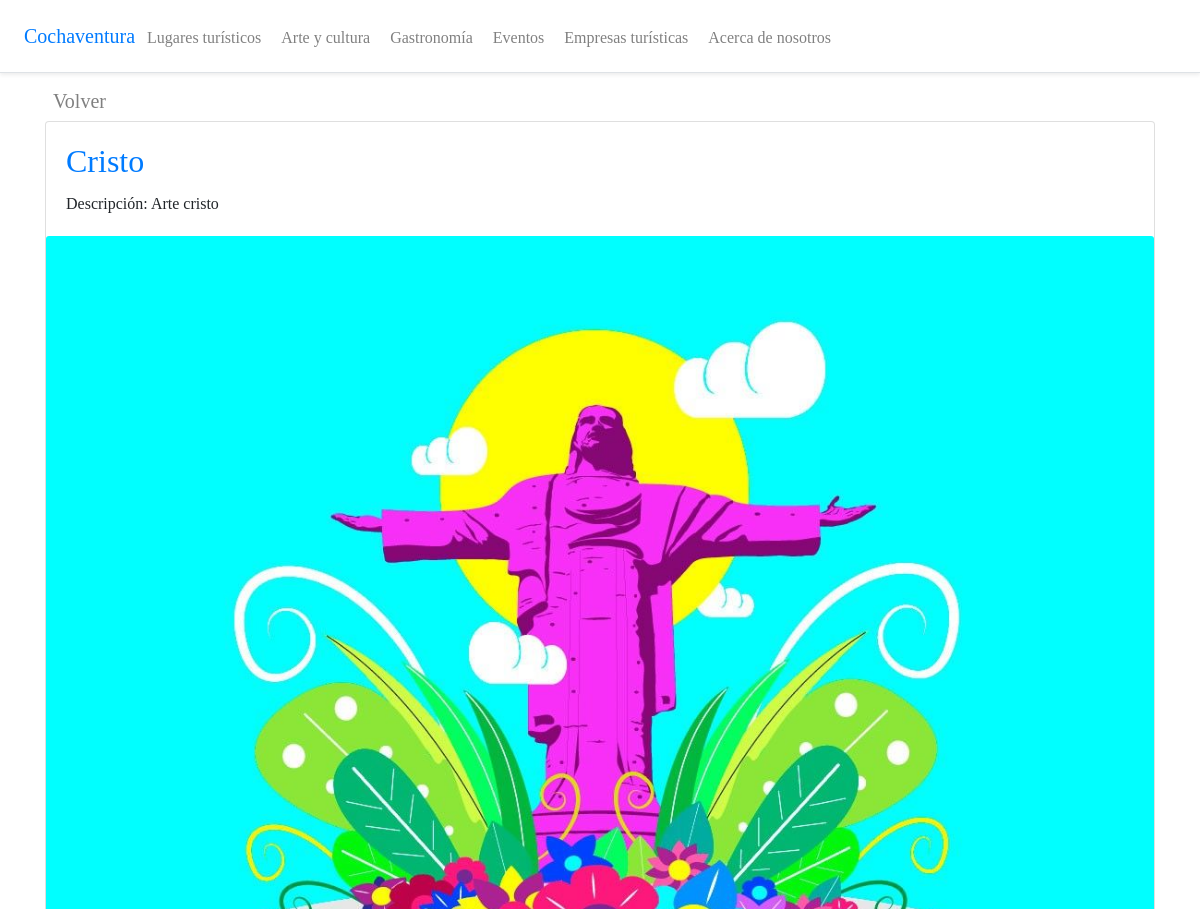
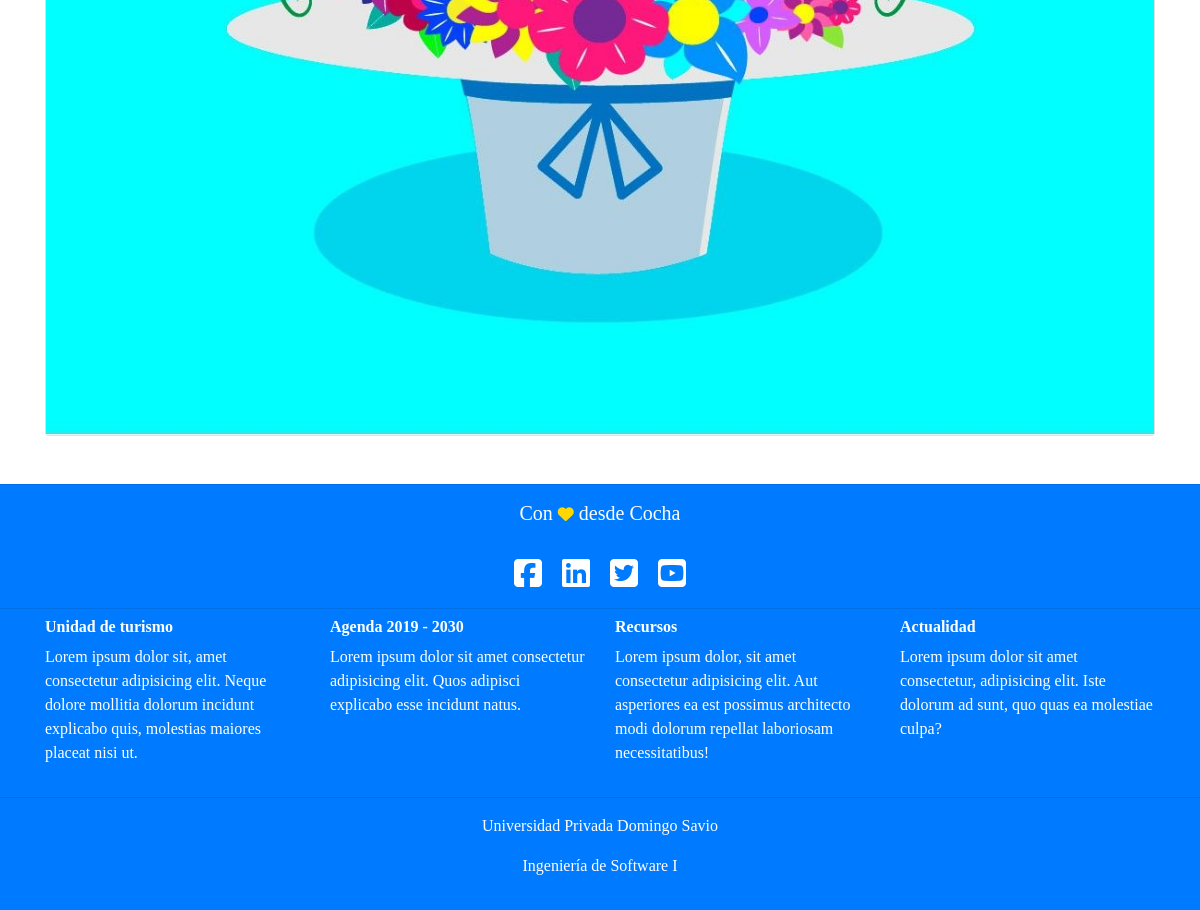
The page /gastronomia/1 on the database as committed earlier (2 pictures, top to bottom).
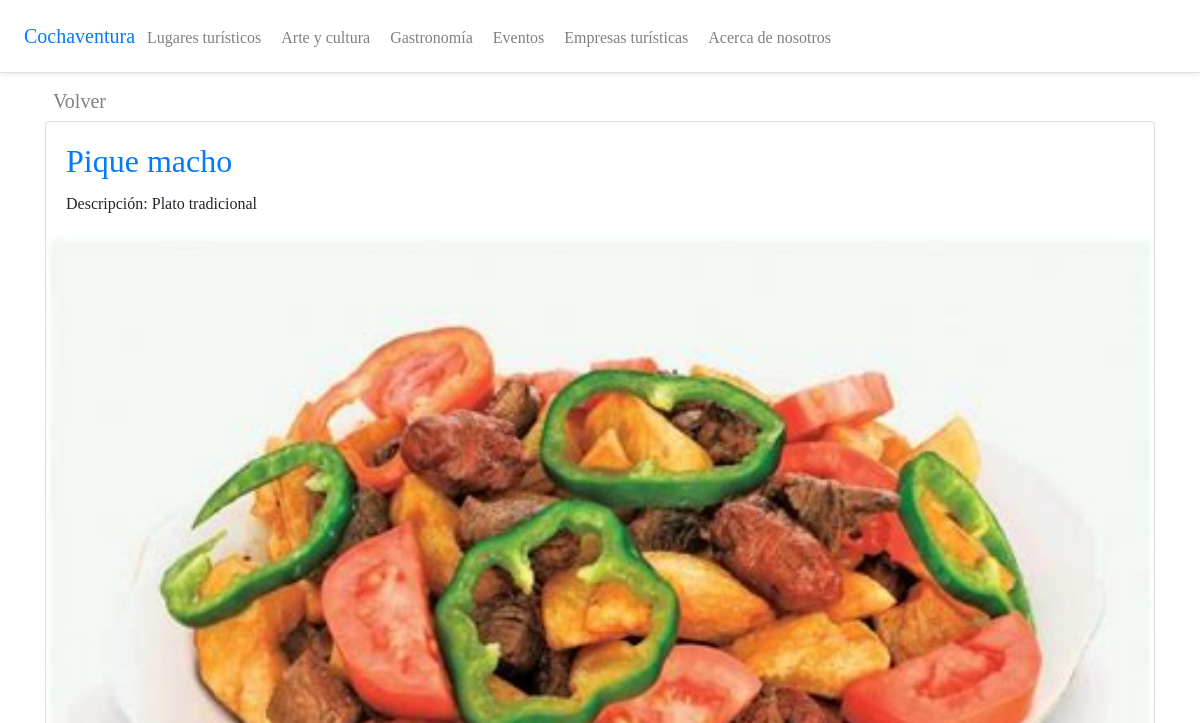
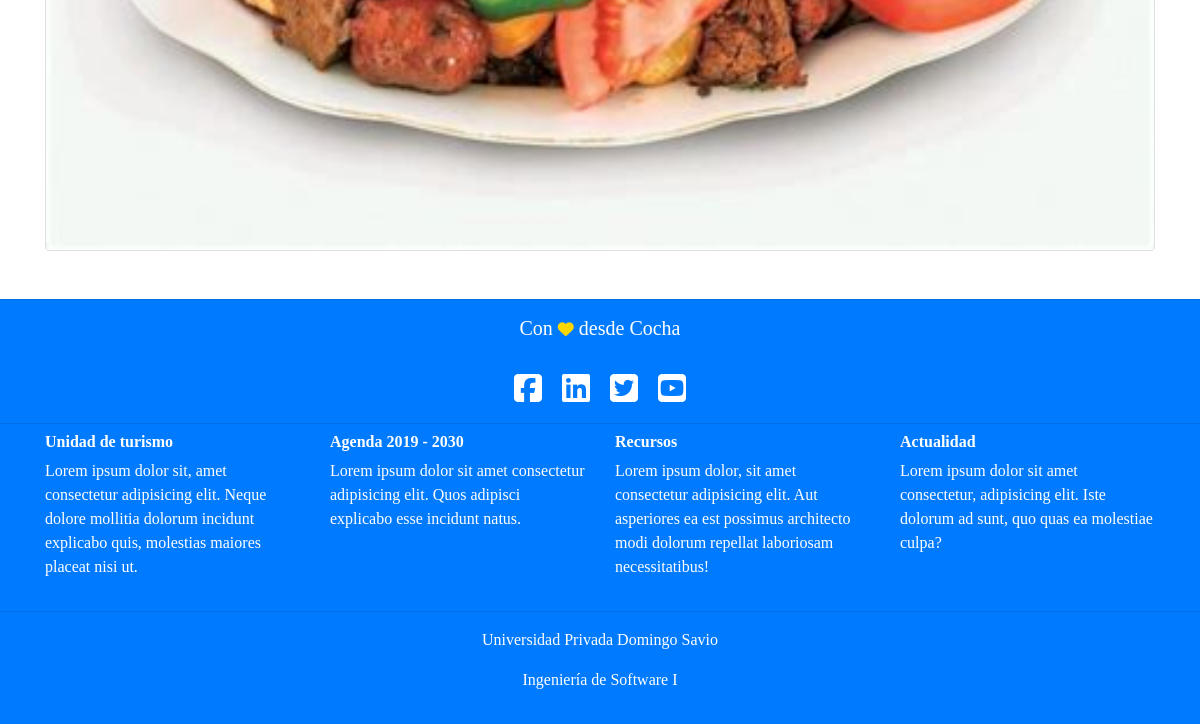
The same page on the database as committed later (2 pictures, top to bottom).
### gastronomia/models.py (models this page shows, shortened)
class Gastronomia(models.Model):
	nombre = models.CharField(max_length=200)
	descripcion = models.CharField(max_length=250)
	cover = models.ImageField(upload_to='covers/', blank=True)
	created = models.DateTimeField(auto_now_add=True)
	updated = models.DateTimeField(auto_now_add=True)
	class Meta:
		verbose_name = 'gastronomia'
		verbose_name_plural = 'gastronomia'

### gastronomia/views.py (the view)
# urls.py: path('<int:pk>', GastronomiaDetailView.as_view(), name='gastronomia_detail'),
class GastronomiaDetailView(DetailView):
	model = Gastronomia
	context_object_name = 'gastronomia'
	template_name = 'gastronomia/gastronomia_detail.html'

### templates/gastronomia/gastronomia_detail.html (shortened to what this page needs)
{% extends '_base.html' %}
{% block content %}
<h5><a class="p-2 my-0 mr-md-auto" href="{% url 'gastronomia_list' %}" style="color: grey;">Volver</a></h5>
<div class="card">
  <div class="card-body">
  	<h2 class="card-title"><a href="">{{ gastronomia.nombre }}</a></h2>
    <p class="card-text">Descripción: {{ gastronomia.descripcion }}</p>
  </div>
  <img class="gastronomiacover card-img-top" src="{{ gastronomia.cover.url}}" alt="{{ gastronomia.nombre }}">
</div>
<br><br>
{% endblock content %}

Rows that differ between the two databases and show on the page:
changed Gastronomia: nombre "Cristo" → "Pique macho"; descripcion "Arte cristo" → "Plato tradicional"; cover: a different picture
